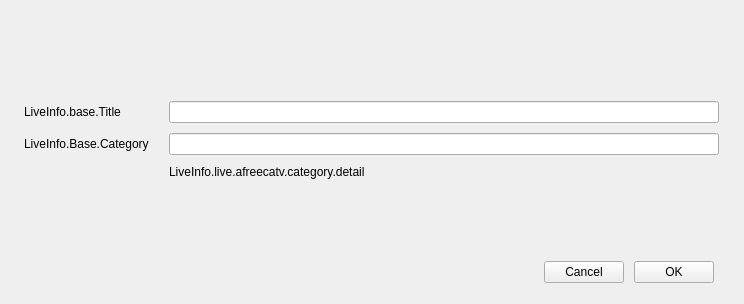
<?xml version="1.0" encoding="UTF-8"?>
<ui version="4.0">
 <class>PLSLiveInfoAfreecaTV</class>
 <widget class="QWidget" name="PLSLiveInfoAfreecaTV">
  <property name="geometry">
   <rect>
    <x>0</x>
    <y>0</y>
    <width>744</width>
    <height>304</height>
   </rect>
  </property>
  <property name="windowTitle">
   <string>Form</string>
  </property>
  <layout class="QVBoxLayout" name="verticalLayout">
   <property name="spacing">
    <number>0</number>
   </property>
   <property name="leftMargin">
    <number>0</number>
   </property>
   <property name="topMargin">
    <number>0</number>
   </property>
   <property name="rightMargin">
    <number>0</number>
   </property>
   <property name="bottomMargin">
    <number>0</number>
   </property>
   <item>
    <widget class="QWidget" name="titleWidget" native="true">
     <layout class="QHBoxLayout" name="horizontalLayout">
      <property name="spacing">
       <number>0</number>
      </property>
      <property name="leftMargin">
       <number>19</number>
      </property>
      <property name="topMargin">
       <number>0</number>
      </property>
      <property name="rightMargin">
       <number>25</number>
      </property>
      <property name="bottomMargin">
       <number>0</number>
      </property>
      <item>
       <widget class="PLSLiveInfoDualWidget" name="dualWidget" native="true"/>
      </item>
      <item>
       <spacer name="horizontalSpacer">
        <property name="orientation">
         <enum>Qt::Horizontal</enum>
        </property>
        <property name="sizeHint" stdset="0">
         <size>
          <width>1</width>
          <height>1</height>
         </size>
        </property>
       </spacer>
      </item>
     </layout>
    </widget>
   </item>
   <item>
    <widget class="QWidget" name="midwidget" native="true">
     <layout class="QFormLayout" name="formLayout">
      <property name="fieldGrowthPolicy">
       <enum>QFormLayout::AllNonFixedFieldsGrow</enum>
      </property>
      <property name="labelAlignment">
       <set>Qt::AlignLeading|Qt::AlignLeft|Qt::AlignVCenter</set>
      </property>
      <property name="formAlignment">
       <set>Qt::AlignLeading|Qt::AlignLeft|Qt::AlignTop</set>
      </property>
      <property name="horizontalSpacing">
       <number>20</number>
      </property>
      <property name="verticalSpacing">
       <number>10</number>
      </property>
      <property name="leftMargin">
       <number>24</number>
      </property>
      <property name="topMargin">
       <number>0</number>
      </property>
      <property name="rightMargin">
       <number>25</number>
      </property>
      <item row="0" column="0">
       <widget class="QLabel" name="scheduleLabel">
        <property name="text">
         <string>LiveInfo.base.Title</string>
        </property>
       </widget>
      </item>
      <item row="0" column="1">
       <widget class="PLSLineEdit" name="lineEditTitle">
        <property name="sizePolicy">
         <sizepolicy hsizetype="Expanding" vsizetype="Fixed">
          <horstretch>0</horstretch>
          <verstretch>0</verstretch>
         </sizepolicy>
        </property>
        <property name="text">
         <string/>
        </property>
        <property name="alignment">
         <set>Qt::AlignLeading|Qt::AlignLeft|Qt::AlignVCenter</set>
        </property>
       </widget>
      </item>
      <item row="1" column="0">
       <widget class="QLabel" name="liveTitleLabel">
        <property name="text">
         <string>LiveInfo.Base.Category</string>
        </property>
       </widget>
      </item>
      <item row="1" column="1">
       <widget class="PLSLineEdit" name="lineEditCategory">
        <property name="text">
         <string/>
        </property>
        <property name="alignment">
         <set>Qt::AlignLeading|Qt::AlignLeft|Qt::AlignVCenter</set>
        </property>
       </widget>
      </item>
      <item row="2" column="1">
       <widget class="QLabel" name="tipLabel">
        <property name="text">
         <string>LiveInfo.live.afreecatv.category.detail</string>
        </property>
       </widget>
      </item>
     </layout>
    </widget>
   </item>
   <item>
    <widget class="QWidget" name="bottomWidget" native="true">
     <layout class="QVBoxLayout" name="verticalLayout_3">
      <property name="leftMargin">
       <number>0</number>
      </property>
      <property name="topMargin">
       <number>0</number>
      </property>
      <property name="rightMargin">
       <number>0</number>
      </property>
      <property name="bottomMargin">
       <number>11</number>
      </property>
      <item>
       <widget class="QWidget" name="lineView" native="true"/>
      </item>
      <item>
       <widget class="QWidget" name="bottomButtonWidget" native="true">
        <layout class="QHBoxLayout" name="horizontalLayout_4">
         <property name="spacing">
          <number>10</number>
         </property>
         <property name="topMargin">
          <number>0</number>
         </property>
         <property name="rightMargin">
          <number>30</number>
         </property>
         <property name="bottomMargin">
          <number>0</number>
         </property>
         <item>
          <spacer name="horizontalSpacer_2">
           <property name="orientation">
            <enum>Qt::Horizontal</enum>
           </property>
           <property name="sizeHint" stdset="0">
            <size>
             <width>493</width>
             <height>20</height>
            </size>
           </property>
          </spacer>
         </item>
         <item>
          <widget class="QPushButton" name="cancelButton">
           <property name="focusPolicy">
            <enum>Qt::NoFocus</enum>
           </property>
           <property name="text">
            <string>Cancel</string>
           </property>
           <property name="useFor" stdset="0">
            <string notr="true">Cancel</string>
           </property>
          </widget>
         </item>
         <item>
          <widget class="QPushButton" name="okButton">
           <property name="focusPolicy">
            <enum>Qt::NoFocus</enum>
           </property>
           <property name="text">
            <string>OK</string>
           </property>
           <property name="useFor" stdset="0">
            <string notr="true">Ok</string>
           </property>
          </widget>
         </item>
        </layout>
       </widget>
      </item>
     </layout>
    </widget>
   </item>
  </layout>
 </widget>
 <customwidgets>
  <customwidget>
   <class>PLSLineEdit</class>
   <extends>QLineEdit</extends>
   <header>PLSEdit.h</header>
  </customwidget>
  <customwidget>
   <class>PLSLiveInfoDualWidget</class>
   <extends>QWidget</extends>
   <header>PLSLiveInfoBase.h</header>
   <container>1</container>
  </customwidget>
 </customwidgets>
 <resources/>
 <connections/>
</ui>
